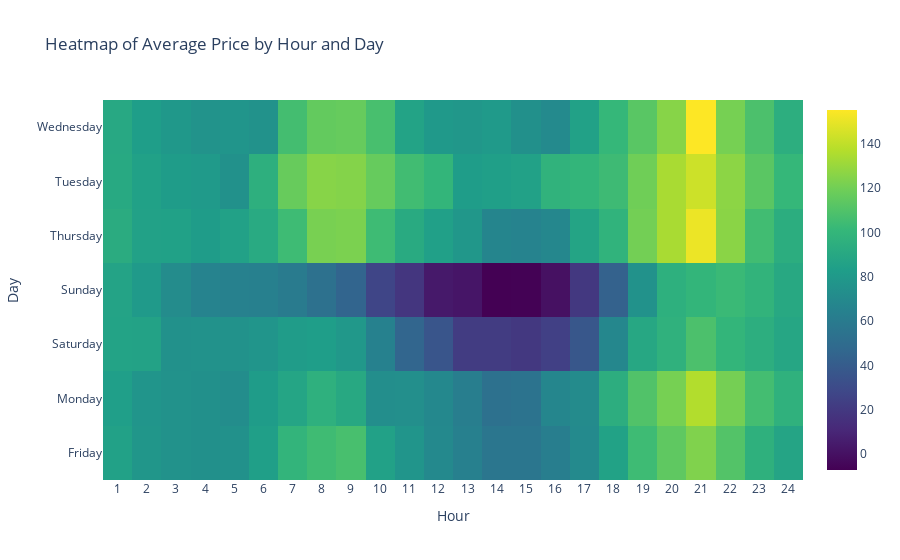

Notebook code for this chart:
### Code cell
# Pivot the data to create a matrix for the heatmap
heatmap_data = plot_data.pivot_table(values='price', index='day_name', columns='hour', aggfunc='mean') # Create the heatmap
heatmap_data = heatmap_data.reindex(columns=heatmap_data.columns.astype(int).sort_values().astype(str))

fig = go.Figure(data=go.Heatmap(
    z=heatmap_data.values,
    x=heatmap_data.columns,
    y=heatmap_data.index,
    colorscale='Viridis'
))
fig.update_layout(title='Heatmap of Average Price by Hour and Day', xaxis_title='Hour', yaxis_title='Day')
fig.show()

### Figure 1 — Plotly figure (JSON) as saved in the notebook; plotly's stock layout.template omitted (floating-point values rounded to 4 significant figures; data arrays with more than 128 entries replaced by an {"elided": "..."} marker saying what was removed)
{"data": [{"colorscale": [[0, "#440154"], [0.1111, "#482878"], [0.2222, "#3e4989"], [0.3333, "#31688e"], [0.4444, "#26828e"], [0.5556, "#1f9e89"], [0.6667, "#35b779"], [0.7778, "#6ece58"], [0.8889, "#b5de2b"], [1, "#fde725"]], "type": "heatmap", "x": ["1", "2", "3", "4", "5", "6", "7", "8", "9", "10", "11", "12", "13", "14", "15", "16", "17", "18", "19", "20", "21", "22", "23", "24"], "y": ["Friday", "Monday", "Saturday", "Sunday", "Thursday", "Tuesday", "Wednesday"], "z": {"elided": "7x24 float values"}}], "layout": {"title": {"text": "Heatmap of Average Price by Hour and Day"}, "xaxis": {"title": {"text": "Hour"}}, "yaxis": {"title": {"text": "Day"}}}}
